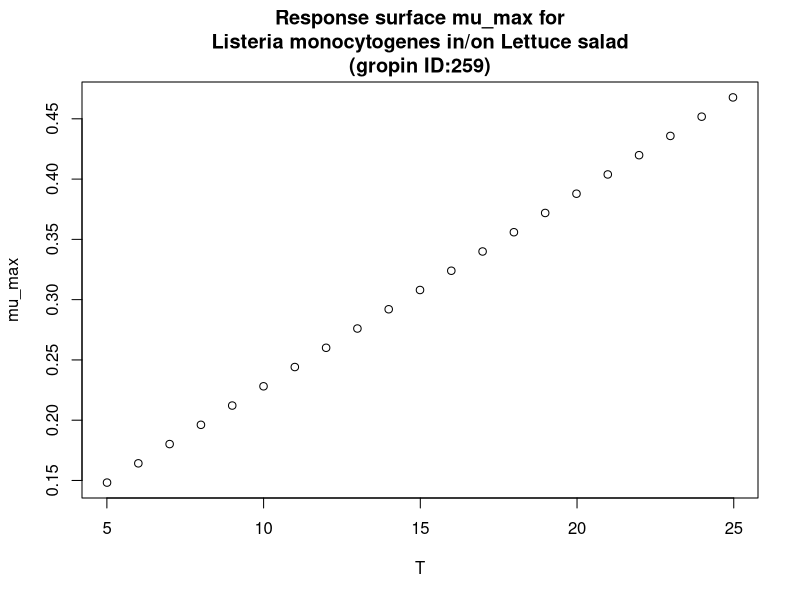

The R source for this figure:
#############################
# start of Parameter script
#############################
T <- seq(5.005,24.975024975025,length.out=21)
#############################
# end of Parameter script
#############################
############################# 
# start of Model script Gropin ID 259 
#############################
 
# constant coefficients for this model
 
variables <- data.frame(T)
argumentsPar <- expand.grid(variables)
 
# heart of the model
response_surface <- function(T) {
   mumax <-0.016*(T+4.26)

return(mumax=mumax)
} 

# output parameters
mumax <- cbind(argumentsPar,response_surface(argumentsPar['T']))
colnames(mumax) <- c(colnames(argumentsPar),'mumax')
#############################
# End of Model script
#############################
############################# 
# start of Visualisation script Gropin ID 259 
#############################
plot(T,mumax$mumax,
                          xlab='T',
                          ylab='mu_max',main='Response surface mu_max for
Listeria monocytogenes in/on Lettuce salad
(gropin ID:259)')
#############################
# End of Visualisation script
#############################
